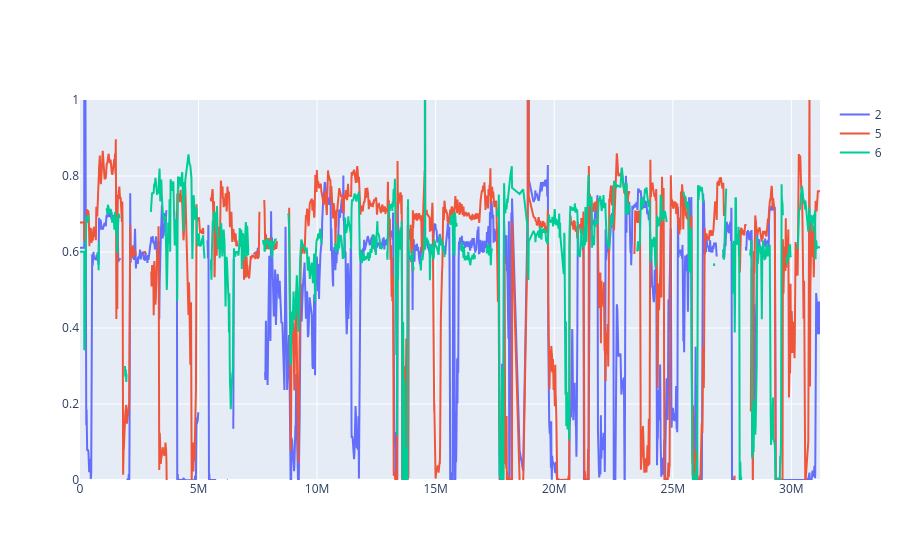

Notebook code for this chart:
### Code cell
indi= 6
ind_name= Names_select[indi]
info_row= RG_info.loc[RG_info.IRIS_ID == ind_name]
print(info_row)

POS= np.array(summary.POS,dtype= int)

fig_s= [go.Scatter(
    x= POS,
    y= [POS_profiles[gp][pos][indi] for pos in range(len(POS))],
    name= gp,
    mode= "lines"
) for gp in ref_labels]


layout= go.Layout(
    yaxis= dict(range= [0,1])
)

Figure= go.Figure(data= fig_s,layout= layout)
iplot(Figure)

### Figure 1 — Plotly figure (JSON) as saved in the notebook; plotly's stock layout.template omitted (floating-point values rounded to 4 significant figures; data arrays with more than 128 entries replaced by an {"elided": "..."} marker saying what was removed)
{"data": [{"mode": "lines", "name": "2", "type": "scatter", "x": {"elided": "15000 int values"}, "y": {"elided": "15000 float values"}}, {"mode": "lines", "name": "5", "type": "scatter", "x": {"elided": "15000 int values"}, "y": {"elided": "15000 float values"}}, {"mode": "lines", "name": "6", "type": "scatter", "x": {"elided": "15000 int values"}, "y": {"elided": "15000 float values"}}], "layout": {"yaxis": {"range": [0, 1]}}}
